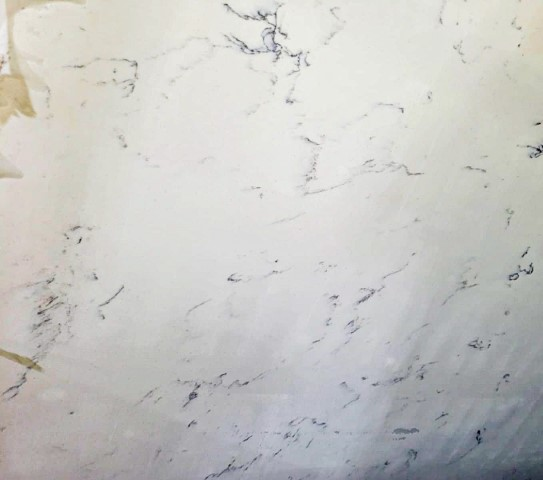
#> input picture Slabs Resized/03-ModernWonders.jpg, 543 x 480 px; its folder holds 4 pictures in this run
$ python addNumberImg.py
#> lines starting #> are read from the running program, lines starting #| are printed output that depends on the picture
#!/usr/bin/env python
# -*- coding: utf-8 -*-
import os
import fnmatch
from PIL import Image, ImageDraw, ImageFont
import sys

#set variables
imagenes=[]
img_name=[]
number = 1
n = 0
font = ImageFont.truetype("arial.ttf", 60)
#getting path of files
for dirpath, dirnames, filenames in os.walk("Slabs Resized/"):
    for filename in filenames:
        if fnmatch.fnmatch(filename, '*.jpg'):
            imagenes.append(os.path.join(dirpath, filename))
            img_name.append(filename)
#Painting numbers
#if you wish add series number, you can concatenate number vith another variable
#For example: series + number.
for img in imagenes:
    image = Image.open(img)
#> image is the input picture: PIL image 543x480 RGB; mean R, G, B 198.2, 197.9, 195.3
    draw = ImageDraw.Draw(image)
    draw.text((50, 50), str(number), font=font, fill="red")
    number += 1
    image.save("done/"+ img_name[n])
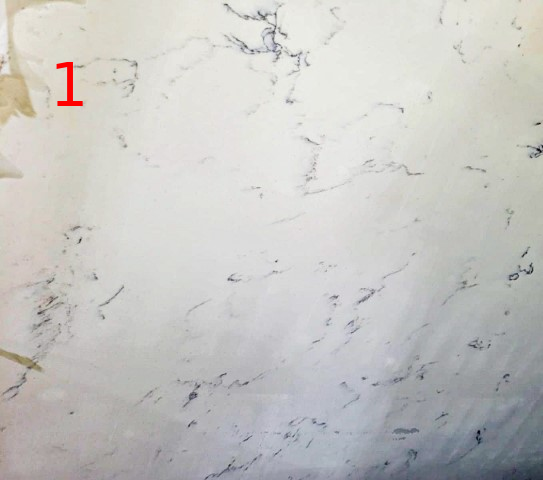
#> saved as 03-ModernWonders.jpg: PIL image 543x480 RGB; mean R, G, B 198.3, 197.6, 195
    n += 1
#> pass 2 of the loop `for img in imagenes:`:
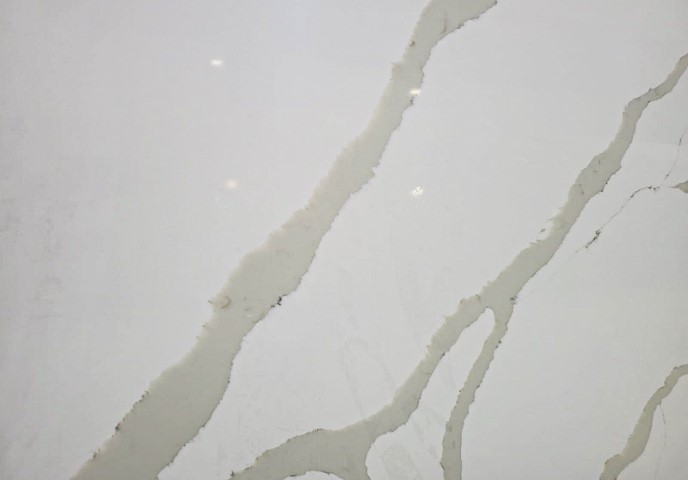
#> input picture Slabs Resized/04-ModernWonders.jpg, 688 x 480 px
#> image is the input picture: PIL image 688x480 RGB; mean R, G, B 193.4, 193, 190.8
#> `image.save("done/"+ img_name[n])`:
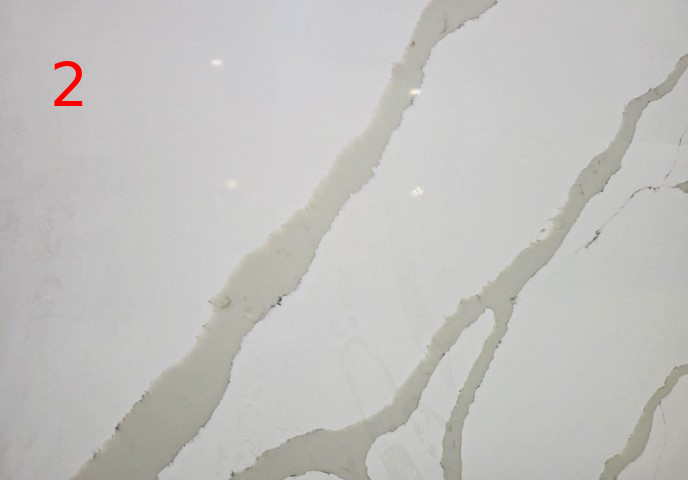
#> saved as 04-ModernWonders.jpg: PIL image 688x480 RGB; mean R, G, B 193.5, 192.7, 190.5
#> pass 3 of the loop `for img in imagenes:`:
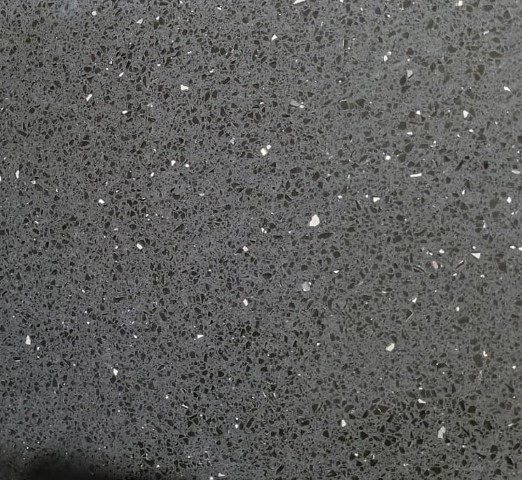
#> input picture Slabs Resized/02-ModernWonders.jpg, 522 x 480 px
#> image is the input picture: PIL image 522x480 RGB; mean R, G, B 93.9, 94.1, 92.6
#> `image.save("done/"+ img_name[n])`:
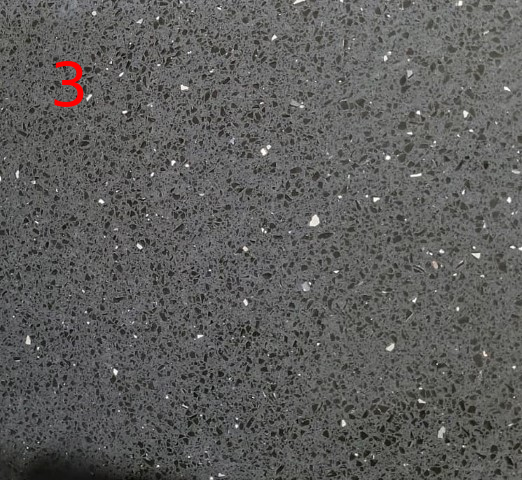
#> saved as 02-ModernWonders.jpg: PIL image 522x480 RGB; mean R, G, B 94.3, 93.9, 92.5
#> the loop made 4 passes; the first 3 are shown
